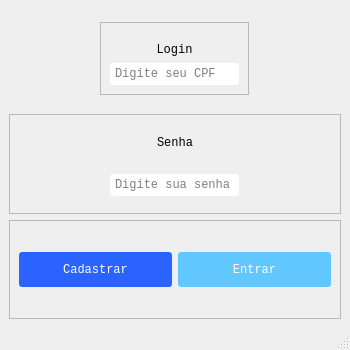
<?xml version="1.0" encoding="UTF-8"?>
<ui version="4.0">
 <class>window_login</class>
 <widget class="QMainWindow" name="window_login">
  <property name="geometry">
   <rect>
    <x>0</x>
    <y>0</y>
    <width>350</width>
    <height>350</height>
   </rect>
  </property>
  <property name="minimumSize">
   <size>
    <width>350</width>
    <height>350</height>
   </size>
  </property>
  <property name="maximumSize">
   <size>
    <width>350</width>
    <height>350</height>
   </size>
  </property>
  <property name="font">
   <font>
    <family>Consolas</family>
   </font>
  </property>
  <property name="windowTitle">
   <string>Login</string>
  </property>
  <widget class="QWidget" name="centralwidget">
   <layout class="QVBoxLayout" name="verticalLayout_3">
    <item alignment="Qt::AlignHCenter|Qt::AlignVCenter">
     <widget class="QFrame" name="frame_login">
      <property name="maximumSize">
       <size>
        <width>350</width>
        <height>350</height>
       </size>
      </property>
      <property name="frameShape">
       <enum>QFrame::StyledPanel</enum>
      </property>
      <property name="frameShadow">
       <enum>QFrame::Raised</enum>
      </property>
      <layout class="QVBoxLayout" name="verticalLayout_4">
       <item>
        <widget class="QLabel" name="l_login">
         <property name="minimumSize">
          <size>
           <width>0</width>
           <height>25</height>
          </size>
         </property>
         <property name="maximumSize">
          <size>
           <width>750</width>
           <height>15</height>
          </size>
         </property>
         <property name="text">
          <string>Login</string>
         </property>
         <property name="alignment">
          <set>Qt::AlignCenter</set>
         </property>
        </widget>
       </item>
       <item alignment="Qt::AlignHCenter">
        <widget class="QLineEdit" name="le_login">
         <property name="styleSheet">
          <string notr="true">QLineEdit {
	padding: 3px;
	border-radius: 3px;
}</string>
         </property>
         <property name="frame">
          <bool>true</bool>
         </property>
         <property name="placeholderText">
          <string>Digite seu CPF</string>
         </property>
        </widget>
       </item>
      </layout>
     </widget>
    </item>
    <item>
     <widget class="QFrame" name="frame_frame">
      <property name="maximumSize">
       <size>
        <width>350</width>
        <height>350</height>
       </size>
      </property>
      <property name="frameShape">
       <enum>QFrame::StyledPanel</enum>
      </property>
      <property name="frameShadow">
       <enum>QFrame::Raised</enum>
      </property>
      <layout class="QVBoxLayout" name="verticalLayout">
       <item>
        <widget class="QLabel" name="l_senha">
         <property name="text">
          <string>Senha</string>
         </property>
         <property name="alignment">
          <set>Qt::AlignCenter</set>
         </property>
        </widget>
       </item>
       <item alignment="Qt::AlignHCenter|Qt::AlignVCenter">
        <widget class="QLineEdit" name="le_Senha">
         <property name="maximumSize">
          <size>
           <width>300</width>
           <height>25</height>
          </size>
         </property>
         <property name="styleSheet">
          <string notr="true">QLineEdit {
	padding: 3px;
	border-radius: 3px;
}</string>
         </property>
         <property name="text">
          <string/>
         </property>
         <property name="echoMode">
          <enum>QLineEdit::Password</enum>
         </property>
         <property name="alignment">
          <set>Qt::AlignLeading|Qt::AlignLeft|Qt::AlignVCenter</set>
         </property>
         <property name="placeholderText">
          <string>Digite sua senha</string>
         </property>
        </widget>
       </item>
      </layout>
     </widget>
    </item>
    <item>
     <widget class="QFrame" name="frame_btn">
      <property name="maximumSize">
       <size>
        <width>350</width>
        <height>350</height>
       </size>
      </property>
      <property name="frameShape">
       <enum>QFrame::StyledPanel</enum>
      </property>
      <property name="frameShadow">
       <enum>QFrame::Raised</enum>
      </property>
      <layout class="QHBoxLayout" name="horizontalLayout">
       <item>
        <widget class="QPushButton" name="btn_cadastrar">
         <property name="maximumSize">
          <size>
           <width>300</width>
           <height>35</height>
          </size>
         </property>
         <property name="cursor">
          <cursorShape>PointingHandCursor</cursorShape>
         </property>
         <property name="styleSheet">
          <string notr="true">QPushButton {
	padding: 8px;
	border-radius: 3px;
	background-color: rgb(42, 99, 255);
	color: white;
}

QPushButton:hover {
	background-color:grey;
}</string>
         </property>
         <property name="text">
          <string>Cadastrar</string>
         </property>
         <property name="checkable">
          <bool>false</bool>
         </property>
        </widget>
       </item>
       <item>
        <widget class="QPushButton" name="btn_entrar">
         <property name="maximumSize">
          <size>
           <width>300</width>
           <height>35</height>
          </size>
         </property>
         <property name="cursor">
          <cursorShape>PointingHandCursor</cursorShape>
         </property>
         <property name="mouseTracking">
          <bool>true</bool>
         </property>
         <property name="styleSheet">
          <string notr="true">QPushButton {
	padding: 8px;
	border-radius: 3px;
	background-color: rgb(97, 200, 255);
	color: white;
	transition: 0.3s ease-in-out;
}

QPushButton:hover {
	background-color:grey;
}</string>
         </property>
         <property name="text">
          <string>Entrar</string>
         </property>
         <property name="checkable">
          <bool>false</bool>
         </property>
        </widget>
       </item>
      </layout>
      <zorder>btn_entrar</zorder>
      <zorder>btn_cadastrar</zorder>
     </widget>
    </item>
   </layout>
  </widget>
  <widget class="QStatusBar" name="statusbar"/>
 </widget>
 <resources/>
 <connections/>
</ui>
